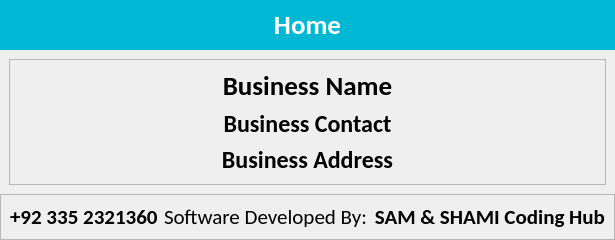
            <widget class="QWidget" name="home_page">
              <property name="styleSheet">
                <string notr="true">#lbl_home {
		background-color: #00b8d4;
		color: white;
}</string>
              </property>
              <layout class="QVBoxLayout" name="verticalLayout_6">
                <property name="spacing">
                  <number>0</number>
                </property>
                <property name="leftMargin">
                  <number>0</number>
                </property>
                <property name="topMargin">
                  <number>0</number>
                </property>
                <property name="rightMargin">
                  <number>0</number>
                </property>
                <property name="bottomMargin">
                  <number>0</number>
                </property>
                <item>
                  <widget class="QLabel" name="lbl_home">
                    <property name="minimumSize">
                      <size>
                        <width>0</width>
                        <height>50</height>
                      </size>
                    </property>
                    <property name="maximumSize">
                      <size>
                        <width>16777215</width>
                        <height>50</height>
                      </size>
                    </property>
                    <property name="font">
                      <font>
                        <family>Calibri</family>
                        <pointsize>20</pointsize>
                        <weight>75</weight>
                        <bold>true</bold>
                      </font>
                    </property>
                    <property name="text">
                      <string>Home</string>
                    </property>
                    <property name="alignment">
                      <set>Qt::AlignCenter</set>
                    </property>
                    <property name="margin">
                      <number>10</number>
                    </property>
                  </widget>
                </item>
                <item>
                  <widget class="QWidget" name="business_details_widget" native="true">
                    <layout class="QVBoxLayout" name="verticalLayout_5">
                      <item alignment="Qt::AlignVCenter">
                        <widget class="QFrame" name="b_details_frame">
                          <property name="frameShape">
                            <enum>QFrame::StyledPanel</enum>
                          </property>
                          <property name="frameShadow">
                            <enum>QFrame::Raised</enum>
                          </property>
                          <layout class="QVBoxLayout" name="verticalLayout_4">
                            <item alignment="Qt::AlignBottom">
                              <widget class="QLabel" name="lbl_business_name">
                                <property name="font">
                                  <font>
                                    <family>Calibri</family>
                                    <pointsize>20</pointsize>
                                    <weight>75</weight>
                                    <bold>true</bold>
                                  </font>
                                </property>
                                <property name="text">
                                  <string>Business Name</string>
                                </property>
                                <property name="alignment">
                                  <set>Qt::AlignCenter</set>
                                </property>
                              </widget>
                            </item>
                            <item alignment="Qt::AlignBottom">
                              <widget class="QLabel" name="lbl_business_contact">
                                <property name="font">
                                  <font>
                                    <family>Calibri</family>
                                    <pointsize>18</pointsize>
                                    <weight>75</weight>
                                    <bold>true</bold>
                                  </font>
                                </property>
                                <property name="text">
                                  <string>Business Contact</string>
                                </property>
                                <property name="alignment">
                                  <set>Qt::AlignCenter</set>
                                </property>
                              </widget>
                            </item>
                            <item alignment="Qt::AlignTop">
                              <widget class="QLabel" name="lbl_business_address">
                                <property name="font">
                                  <font>
                                    <family>Calibri</family>
                                    <pointsize>18</pointsize>
                                    <weight>75</weight>
                                    <bold>true</bold>
                                  </font>
                                </property>
                                <property name="text">
                                  <string>Business Address</string>
                                </property>
                                <property name="alignment">
                                  <set>Qt::AlignCenter</set>
                                </property>
                              </widget>
                            </item>
                          </layout>
                        </widget>
                      </item>
                    </layout>
                  </widget>
                </item>
                <item alignment="Qt::AlignBottom">
                  <widget class="QFrame" name="conpany_details_frame">
                    <property name="layoutDirection">
                      <enum>Qt::LeftToRight</enum>
                    </property>
                    <property name="frameShape">
                      <enum>QFrame::StyledPanel</enum>
                    </property>
                    <property name="frameShadow">
                      <enum>QFrame::Raised</enum>
                    </property>
                    <layout class="QHBoxLayout" name="horizontalLayout_17">
                      <item alignment="Qt::AlignLeft">
                        <widget class="QLabel" name="lbl_contact">
                          <property name="font">
                            <font>
                              <family>Calibri</family>
                              <pointsize>16</pointsize>
                              <weight>75</weight>
                              <bold>true</bold>
                            </font>
                          </property>
                          <property name="text">
                            <string>+92 335 2321360</string>
                          </property>
                        </widget>
                      </item>
                      <item alignment="Qt::AlignRight">
                        <widget class="QLabel" name="lbl_description">
                          <property name="font">
                            <font>
                              <family>Calibri</family>
                              <pointsize>16</pointsize>
                            </font>
                          </property>
                          <property name="text">
                            <string>Software Developed By:</string>
                          </property>
                        </widget>
                      </item>
                      <item>
                        <widget class="QLabel" name="lbl_company">
                          <property name="font">
                            <font>
                              <family>Calibri</family>
                              <pointsize>16</pointsize>
                              <weight>75</weight>
                              <bold>true</bold>
                            </font>
                          </property>
                          <property name="text">
                            <string>SAM &amp; SHAMI Coding Hub</string>
                          </property>
                          <property name="alignment">
                            <set>Qt::AlignRight|Qt::AlignTrailing|Qt::AlignVCenter</set>
                          </property>
                        </widget>
                      </item>
                    </layout>
                  </widget>
                </item>
              </layout>
            </widget>
